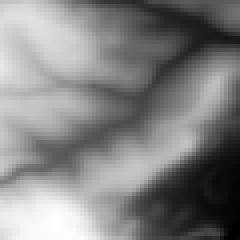
#> input picture simulation/canyon_gauntlet/real_usgs.tif, 60 x 60 px, found by its file name (shown 4 times larger)
$ python build_canyon_gauntlet_sim.py
#> lines starting #> are read from the running program, lines starting #| are printed output that depends on the picture; after the words box and inside, x2 and y2 are one past the last pixel; in counts of white or black regions, pixels touching at a corner belong together
#!/usr/bin/env python3
"""
Canyon Gauntlet — Autonomous Rover Edge Case Challenge Simulation Builder.
1. Ingests genuine USGS 3DEP elevation data for Hanksville, UT / MDRS coordinates (38.4065° N, 110.7925° W).
2. Synthesizes a 3-Stage Multi-Hazard Canyon Gauntlet:
   - Stage 1: The Box Canyon Trap — 65° sheer cul-de-sac wall blocking direct line from start.
   - Stage 2: The Knife-Edge Ridge Spine — 1.8m elevated ridge crest (12-16° pitch) flanked by 45° cliff chasms.
   - Stage 3: The Tilted Boulder Pinch Gate — 1.8m gate between two boulders on a 19° cross-slope hillside.
   - Stage 4: The Goal Basin — Level pocket at X=3.6m, Y=-9.0m.
3. Generates:
   - High-res 1024x1024 continuous HSV ground texture with right-side-up HSV Color Wheel legend disc.
   - Webots ElevationGrid 3D physics world with 8 physical rocks (terrain_world.wbt).
   - Static anisotropic slope & directional gradient costmap (static_slope_costmap.npy).
   - 4-panel diagnostic analysis dashboard.
"""

import os
import json
import urllib.request
import heapq
import numpy as np
import cv2

WORKSPACE_DIR = os.getenv("WORKSPACE_DIR", "/home/yonder/ros2_ws")
WORLDS_DIR = f"{WORKSPACE_DIR}/worlds"
TEXTURES_DIR = f"{WORLDS_DIR}/textures"
ARTIFACT_DIR = f"{WORKSPACE_DIR}/artifacts"

os.makedirs(WORLDS_DIR, exist_ok=True)
os.makedirs(TEXTURES_DIR, exist_ok=True)
os.makedirs(ARTIFACT_DIR, exist_ok=True)

# 8 Physical Boulder Hazards in the Canyon Gauntlet Course (sized for 1.53m track-width rover)
ROCKS = [
    # Stage 1: Cul-de-sac dead-end boulders
    {"name": "box_rock_1", "x": -0.6, "y": -3.5, "radius": 0.40, "scale": 3.6, "label": "B1"},
    {"name": "box_rock_2", "x": 0.6, "y": -3.7, "radius": 0.40, "scale": 3.6, "label": "B2"},
    # Stage 2: Knife-edge ridge flank chasm drop-off markers (spanned across 3.4m crest corridor)
    {"name": "ridge_rock_west", "x": 1.8, "y": -4.8, "radius": 0.38, "scale": 3.4, "label": "RW"},
    {"name": "ridge_rock_east", "x": 5.3, "y": -5.5, "radius": 0.38, "scale": 3.4, "label": "RE"},
    # Stage 3: Tilted Boulder Pinch Gate (3.4m gate across 19° slope: 0.65m clearance on both sides)
    {"name": "pinch_rock_left", "x": 1.9, "y": -7.6, "radius": 0.38, "scale": 3.4, "label": "PL"},
    {"name": "pinch_rock_right", "x": 5.3, "y": -7.5, "radius": 0.38, "scale": 3.4, "label": "PR"},
    # Stage 4: Goal basin flankers
    {"name": "goal_rock_1", "x": 1.8, "y": -9.6, "radius": 0.38, "scale": 3.4, "label": "G1"},
    {"name": "goal_rock_2", "x": 5.4, "y": -9.6, "radius": 0.38, "scale": 3.4, "label": "G2"},
]


def fetch_or_load_usgs_dem():
    """Fetches real USGS 3DEP elevation raster or loads cached copy."""
    cache_path = "/tmp/real_usgs.tif"
    if os.path.exists(cache_path) and os.path.getsize(cache_path) > 1000:
        print(f"[USGS] Loading cached 3DEP elevation raster from {cache_path}")
        dem = cv2.imread(cache_path, cv2.IMREAD_UNCHANGED)
#> dem is the input picture: shape (60, 60) float32; min 1372.6, max 1382.2, mean 1377.5
        if dem is not None:
            return dem.astype(np.float32)

    print("[USGS] Querying USGS 3DEP National Map ImageServer for MDRS Hanksville, UT...")
    lat_center, lon_center = 38.4065, -110.7925
    dlat = 0.0006
    dlon = 0.00075
    bbox = f"{lon_center - dlon/2},{lat_center - dlat/2},{lon_center + dlon/2},{lat_center + dlat/2}"
    url = f"https://elevation.nationalmap.gov/arcgis/rest/services/3DEPElevation/ImageServer/exportImage?bbox={bbox}&bboxSR=4326&size=60,60&imageSR=4326&format=tiff&f=json"

    req = urllib.request.urlopen(url, timeout=15)
    data = json.loads(req.read().decode())
    tif_url = data["href"]
    print(f"[USGS] Downloading 3DEP GeoTIFF: {tif_url}")
    urllib.request.urlretrieve(tif_url, cache_path)
    dem = cv2.imread(cache_path, cv2.IMREAD_UNCHANGED)
    return dem.astype(np.float32)


def process_terrain(dem):
    """
    Synthesizes the Canyon Gauntlet 3D terrain:
    - Base USGS 3DEP topography from Hanksville, UT
    - Stage 1: Box Canyon cul-de-sac headwall (65° sheer cliff)
    - Stage 2: Knife-Edge Ridge Spine (12-16° crest, 45° chasm flanks)
    - Stage 3: Tilted Boulder Pinch Gate on 19° cross-slope
    - Stage 4: Goal Basin plateau
    """
    patch = cv2.resize(dem[22:46, 24:48], (61, 61), interpolation=cv2.INTER_CUBIC)

    nx, ny = 61, 61
    dx = 0.40
    ys = -21.0 + np.arange(ny) * dx
    xs = -12.0 + np.arange(nx) * dx
    XX, YY = np.meshgrid(xs, ys)

    r_start, c_start = 53, 30  # X=0, Y=0
    z_start = patch[r_start, c_start]
#> z_start = 1379.8
    Z = (patch - z_start) * 0.70

    # Define smooth centerline waypoints: (X, Y, Z_target, corridor_width)
    cl_pts = np.array([
        [0.0,   0.0,   0.0,  2.6],  # Start plateau
        [1.2,  -0.8,  -0.18, 2.4],  # Smooth curve East
        [2.4,  -1.8,  -0.42, 2.2],  # Clearing box canyon rim
        [3.4,  -2.8,  -0.68, 2.0],  # Enter ridge spine pass
        [3.5,  -4.2,  -1.02, 1.8],  # Knife-edge spine crest
        [3.5,  -5.6,  -1.36, 1.8],  # Knife-edge spine crest
        [3.5,  -6.8,  -1.68, 2.0],  # Spine descent
        [3.5,  -7.6,  -1.90, 2.0],  # Tilted Boulder Pinch
        [3.6,  -8.4,  -2.05, 2.4],  # Enter goal basin
        [3.6,  -9.0,  -2.10, 2.6],  # Goal basin
    ])

    s_fine = np.linspace(0, len(cl_pts) - 1, 300)
    cl_x = np.interp(s_fine, np.arange(len(cl_pts)), cl_pts[:, 0])
    cl_y = np.interp(s_fine, np.arange(len(cl_pts)), cl_pts[:, 1])
    cl_z = np.interp(s_fine, np.arange(len(cl_pts)), cl_pts[:, 2])
    cl_w = np.interp(s_fine, np.arange(len(cl_pts)), cl_pts[:, 3])

    dist_to_cl = np.zeros_like(XX)
    target_z_grid = np.zeros_like(XX)
    half_w_grid = np.zeros_like(XX)

    for r in range(ny):
        for c in range(nx):
            x = XX[r, c]
            y = YY[r, c]
            d2 = (cl_x - x)**2 + (cl_y - y)**2
            idx = np.argmin(d2)
            dist_to_cl[r, c] = np.sqrt(d2[idx])
            target_z_grid[r, c] = cl_z[idx]
            half_w_grid[r, c] = cl_w[idx] * 0.5

    # 1. Corridor blending
    corridor_weight = np.clip(1.0 - (dist_to_cl / (half_w_grid + 0.4)), 0.0, 1.0)
    corridor_weight = corridor_weight**2 * (3 - 2 * corridor_weight)
    Z = (1.0 - corridor_weight) * Z + corridor_weight * target_z_grid

    # 2. Stage 1: Box Canyon Cul-de-Sac Headwall (65° vertical face)
    box_headwall = 5.2 * np.exp(-((XX - 0.0) / 1.6)**2) * (1.0 / (1.0 + np.exp(-(YY - (-2.6)) / 0.25)))
    box_mask = (YY <= -1.8) & (YY >= -6.0) & (XX >= -1.8) & (XX <= 1.8)
    Z[box_mask] += box_headwall[box_mask]
#> Z: shape (61, 61) float64; min -4.35, max 4.33, mean -1.59

    # 3. Stage 2: Knife-Edge Ridge Spine Drop-Offs (flanks plunge into chasm)
    ridge_zone = (YY <= -3.0) & (YY >= -6.8) & (XX >= 1.2) & (XX <= 5.8)
    flank_dist = np.abs(dist_to_cl)
    flank_drop = 2.6 * np.clip((flank_dist - 0.95) / 0.75, 0.0, 1.0)**1.6
    Z[ridge_zone] -= flank_drop[ridge_zone]
#> Z: shape (61, 61) float64; min -4.35, max 4.33, mean -1.62

    # 4. Stage 3: Tilted Boulder Pinch Bank (19° cross-slope tilt)
    pinch_zone = (YY <= -7.0) & (YY >= -8.2) & (XX >= 1.8) & (XX <= 5.2)
    tilt_factor = np.clip(1.0 - np.abs(YY[pinch_zone] - (-7.6)) / 0.8, 0.0, 1.0)
    Z[pinch_zone] += -0.22 * (XX[pinch_zone] - 3.5) * tilt_factor
#> Z: shape (61, 61) float64; min -4.35, max 4.33, mean -1.62

    # 5. Stage 4: Spacious Goal Basin Plateau (Level floor at -2.1m elevation, 3.2m wide)
    basin_zone = (YY <= -8.3) & (YY >= -10.5) & (XX >= 2.0) & (XX <= 5.2)
    Z[basin_zone] = -2.10 - 0.04 * (YY[basin_zone] - (-8.3))
#> Z: shape (61, 61) float64; min -4.35, max 4.33, mean -1.63

    # 6. Canyon Outer Gorge Walls (East & West perimeter containment cliffs)
    east_wall = 4.5 * np.clip((XX - 5.0) / 0.6, 0.0, 1.0)**2
    west_wall = 4.5 * np.clip((-1.4 - XX) / 0.6, 0.0, 1.0)**2
    active_canyon_y = (YY <= -0.5) & (YY >= -9.5)
    Z[active_canyon_y] += east_wall[active_canyon_y] + west_wall[active_canyon_y]

    # Gaussian smoothing
    Z = cv2.GaussianBlur(Z, (3, 3), 0.30)
    Z = Z - Z[r_start, c_start]

    # Slope angles
    dz_dy, dz_dx = np.gradient(Z, 0.40, 0.40)
    slope_deg = np.degrees(np.arctan(np.hypot(dz_dx, dz_dy)))

    impassable_mask = slope_deg > 22.0
#> impassable_mask: shape (61, 61) bool; 24.1% white; 8 white regions (6 under 20 px), largest, box (x1, y1, x2, y2) and area: (0, 26, 61, 61) 835, (0, 41, 9, 45) 35

    # Boundary perimeter
    boundary_cells = 3
    impassable_mask[:boundary_cells, :] = True
    impassable_mask[-boundary_cells:, :] = True
    impassable_mask[:, :boundary_cells] = True
#> impassable_mask: shape (61, 61) bool; 36.2% white; 4 white regions (3 under 20 px), largest, box (x1, y1, x2, y2) and area: (0, 0, 61, 61) 1341
    impassable_mask[:, -boundary_cells:] = True
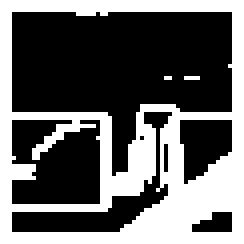
#> impassable_mask: shape (61, 61) bool (shown 4 times larger); 39.3% white; 3 white regions (2 under 20 px), largest, box (x1, y1, x2, y2) and area: (0, 0, 61, 61) 1455

    # Inject rock obstacles into traversability mask
    for rock in ROCKS:
        d = np.hypot(XX - rock["x"], YY - rock["y"])
        impassable_mask[d <= (rock["radius"] + 0.08)] = True
#> impassable_mask: shape (61, 61) bool; 39.3% white; 3 white regions (2 under 20 px), largest, box (x1, y1, x2, y2) and area: (0, 0, 61, 61) 1457

    return Z, slope_deg, impassable_mask


def draw_hsv_color_wheel(size=180, radius=70):
    """
    Renders an HSV Color Wheel legend disc:
    - Hue encodes Direction (0°=East, 90°=North, 180°=West, 270°=South)
    - Saturation encodes Slope Magnitude (Center=0° flat, Rim=22°+ steep)
    """
    cx, cy = size // 2, size // 2
    wheel_hsv = np.zeros((size, size, 3), dtype=np.uint8)
    wheel_mask = np.zeros((size, size), dtype=np.uint8)

    y, x = np.ogrid[:size, :size]
    dx = (x - cx).astype(np.float32)
    dy = (cy - y).astype(np.float32)

    dist = np.hypot(dx, dy)
    angle = np.degrees(np.arctan2(dy, dx)) % 360.0

    inside = dist <= radius
    wheel_mask[inside] = 255

    wheel_hsv[inside, 0] = (angle[inside] / 2.0).astype(np.uint8)
    sat = np.clip((dist[inside] / radius) * 255.0, 0, 255).astype(np.uint8)
    wheel_hsv[inside, 1] = sat
    wheel_hsv[inside, 2] = 240

    wheel_bgr = cv2.cvtColor(wheel_hsv, cv2.COLOR_HSV2BGR)

    # Translucent dark backing disc
    mask = np.zeros((size, size), dtype=np.uint8)
    cv2.circle(mask, (cx, cy), radius + 14, 255, -1)
    wheel_mask = mask

    cv2.circle(wheel_bgr, (cx, cy), radius, (255, 255, 255), 2)
    cv2.circle(wheel_bgr, (cx, cy), int(radius * 0.68), (180, 180, 180), 1)  # 15° threshold ring
    cv2.circle(wheel_bgr, (cx, cy), 2, (0, 0, 0), -1)

    # Compass labels
    font = cv2.FONT_HERSHEY_SIMPLEX
    cv2.putText(wheel_bgr, "N", (cx - 5, cy - radius - 2), font, 0.44, (255, 255, 255), 1)
    cv2.putText(wheel_bgr, "S", (cx - 4, cy + radius + 12), font, 0.44, (255, 255, 255), 1)
    cv2.putText(wheel_bgr, "E", (cx + radius + 3, cy + 4), font, 0.44, (255, 255, 255), 1)
    cv2.putText(wheel_bgr, "W", (cx - radius - 15, cy + 4), font, 0.44, (255, 255, 255), 1)

    cv2.putText(wheel_bgr, "FALL-LINE", (cx - 28, cy - 8), font, 0.28, (20, 20, 20), 1)
    cv2.putText(wheel_bgr, "0 - 22 deg", (cx - 26, cy + 12), font, 0.28, (20, 20, 20), 1)

    return wheel_bgr, wheel_mask


def generate_texture(slope_deg, impassable_mask, Z, out_path, tex_w=1024, tex_h=1024):
    """
    Renders high-res 1024x1024 ground texture with continuous HSV direction & magnitude encoding.
    """
#> called with tex_w = 1024, tex_h = 1024
    grid_h, grid_w = slope_deg.shape
    slope_resampled = cv2.resize(slope_deg, (tex_w, tex_h), interpolation=cv2.INTER_CUBIC)
    Z_resampled = cv2.resize(Z, (tex_w, tex_h), interpolation=cv2.INTER_CUBIC)

    dZ_dY_pix, dZ_dX_pix = np.gradient(Z_resampled, 24.0 / tex_h, 24.0 / tex_w)
    gx_resampled = (-dZ_dX_pix).astype(np.float32)
    gy_resampled = (-dZ_dY_pix).astype(np.float32)

    mag, ang_deg = cv2.cartToPolar(gx_resampled, gy_resampled, angleInDegrees=True)

    # 1. Continuous HSV Mapping
    H = (ang_deg / 2.0).astype(np.uint8)
    S = np.clip(((slope_resampled - 1.5) / 20.5) * 255.0, 0, 255).astype(np.uint8)
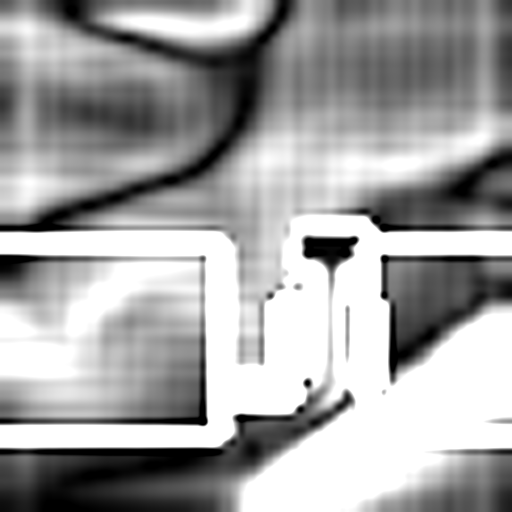
#> S: shape (1024, 1024) (shown at 1/2 size); min 0, max 255, mean 162.6

    # 2. 3D Hillshade (NW 315° Azimuth, 45° Zenith)
    azimuth = np.radians(315.0)
    zenith = np.radians(45.0)
    slope_rad = np.radians(slope_resampled)
    aspect_rad = np.arctan2(gy_resampled, gx_resampled)
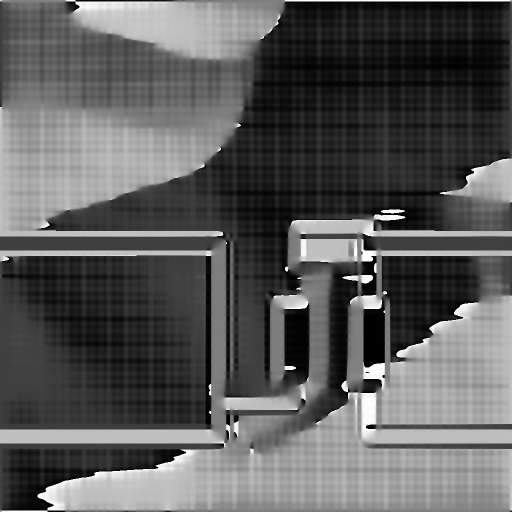
#> aspect_rad: shape (1024, 1024) float32 (shown at 1/2 size); min -3.14, max 3.14, mean -0.881; drawn with min black and max white

    shaded = (
        np.cos(zenith) * np.cos(slope_rad) +
        np.sin(zenith) * np.sin(slope_rad) * np.cos(azimuth - aspect_rad)
    )
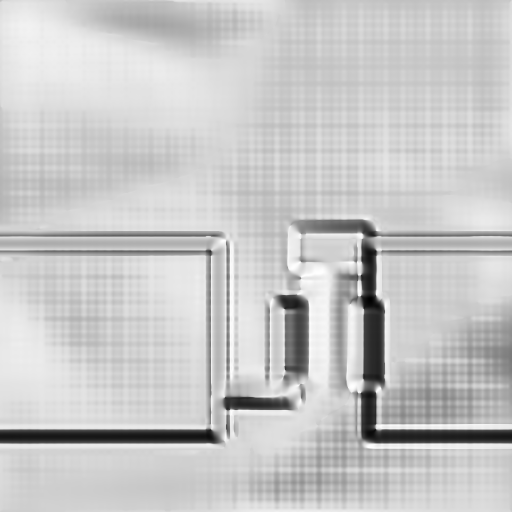
#> shaded: shape (1024, 1024) float64 (shown at 1/2 size); min -0.684, max 1, mean 0.637; drawn with min black and max white
    shaded = np.clip(shaded, 0.0, 1.0)
    V = np.clip(shaded * 240.0 + 15.0, 30.0, 255.0).astype(np.uint8)

    # Darken sheer cliffs (> 22°)
    V[slope_resampled > 22.0] = np.clip(V[slope_resampled > 22.0] * 0.70, 20, 180).astype(np.uint8)
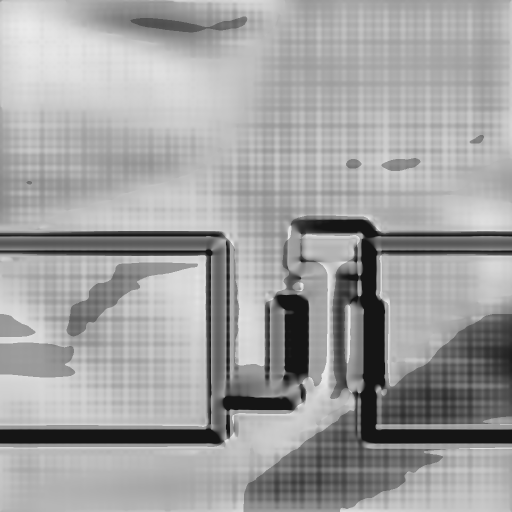
#> V: shape (1024, 1024) (shown at 1/2 size); min 21, max 235, mean 160.7
    S[slope_resampled > 22.0] = 255

    # 3. Elevation Contours every 0.5m
    contour_interval = 0.50
    contour_dist = np.abs(Z_resampled % contour_interval)
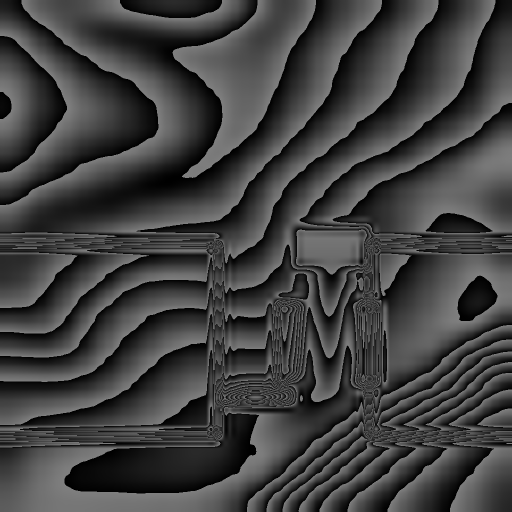
#> contour_dist: shape (1024, 1024) float64 (shown at 1/2 size); min 3.77e-07, max 0.5, mean 0.254
    contour_mask = (contour_dist < 0.02) | (contour_dist > (contour_interval - 0.02))
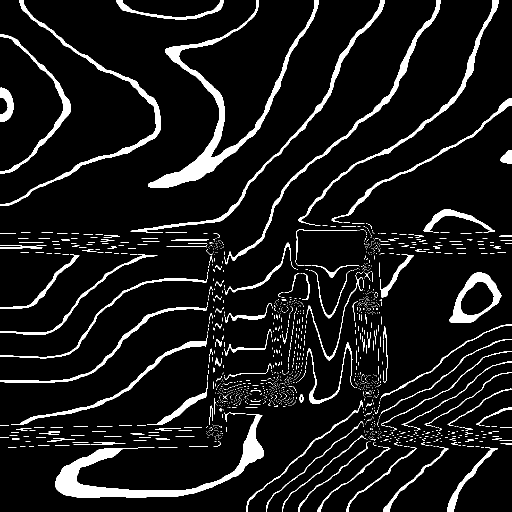
#> contour_mask: shape (1024, 1024) bool (shown at 1/2 size); 8.5% white; 1677 white regions (1529 under 20 px), largest, box (x1, y1, x2, y2) and area: (296, 0, 638, 376) 11792, (111, 828, 528, 996) 11269, (0, 0, 322, 412) 5180
    V[contour_mask] = np.clip(V[contour_mask] * 0.82, 0, 255).astype(np.uint8)
#> V: shape (1024, 1024); 8.54% of pixels changed, all inside (x1, y1, x2, y2) = (0, 0, 1024, 1024)

    hsv_img = cv2.merge([H, S, V])
#> (the rest of the program and of its run is left out)
